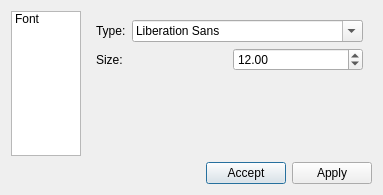
<?xml version="1.0" encoding="UTF-8"?>
<ui version="4.0">
 <class>PreferencesDialog</class>
 <widget class="QDialog" name="PreferencesDialog">
  <property name="geometry">
   <rect>
    <x>0</x>
    <y>0</y>
    <width>369</width>
    <height>195</height>
   </rect>
  </property>
  <property name="windowTitle">
   <string>Preferences</string>
  </property>
  <layout class="QVBoxLayout" name="verticalLayout_3">
   <item>
    <layout class="QVBoxLayout" name="verticalLayout_2">
     <item>
      <layout class="QHBoxLayout" name="horizontalLayout">
       <item>
        <widget class="QListWidget" name="listWidget">
         <property name="maximumSize">
          <size>
           <width>100</width>
           <height>16777215</height>
          </size>
         </property>
         <item>
          <property name="text">
           <string>Font</string>
          </property>
         </item>
        </widget>
       </item>
       <item>
        <widget class="QStackedWidget" name="stackedWidget">
         <property name="currentIndex">
          <number>0</number>
         </property>
         <widget class="QWidget" name="pageFont">
          <layout class="QVBoxLayout" name="verticalLayout">
           <item>
            <layout class="QHBoxLayout" name="horizontalLayout_3">
             <item>
              <widget class="QLabel" name="label">
               <property name="text">
                <string>Type:</string>
               </property>
              </widget>
             </item>
             <item>
              <widget class="QFontComboBox" name="comboFont"/>
             </item>
            </layout>
           </item>
           <item>
            <layout class="QHBoxLayout" name="horizontalLayout_2">
             <item>
              <widget class="QLabel" name="label_2">
               <property name="text">
                <string>Size:</string>
               </property>
              </widget>
             </item>
             <item>
              <widget class="QDoubleSpinBox" name="spinnerFontSize">
               <property name="maximum">
                <double>999999999.000000000000000</double>
               </property>
               <property name="value">
                <double>12.000000000000000</double>
               </property>
              </widget>
             </item>
            </layout>
           </item>
           <item>
            <spacer name="verticalSpacer">
             <property name="orientation">
              <enum>Qt::Vertical</enum>
             </property>
             <property name="sizeHint" stdset="0">
              <size>
               <width>20</width>
               <height>61</height>
              </size>
             </property>
            </spacer>
           </item>
          </layout>
         </widget>
        </widget>
       </item>
      </layout>
     </item>
     <item>
      <layout class="QHBoxLayout" name="horizontalLayout_4">
       <item>
        <spacer name="horizontalSpacer">
         <property name="orientation">
          <enum>Qt::Horizontal</enum>
         </property>
         <property name="sizeHint" stdset="0">
          <size>
           <width>40</width>
           <height>20</height>
          </size>
         </property>
        </spacer>
       </item>
       <item>
        <widget class="QPushButton" name="btnAccept">
         <property name="text">
          <string>Accept</string>
         </property>
        </widget>
       </item>
       <item>
        <widget class="QPushButton" name="btnApply">
         <property name="text">
          <string>Apply</string>
         </property>
        </widget>
       </item>
      </layout>
     </item>
    </layout>
   </item>
  </layout>
 </widget>
 <resources/>
 <connections/>
</ui>
